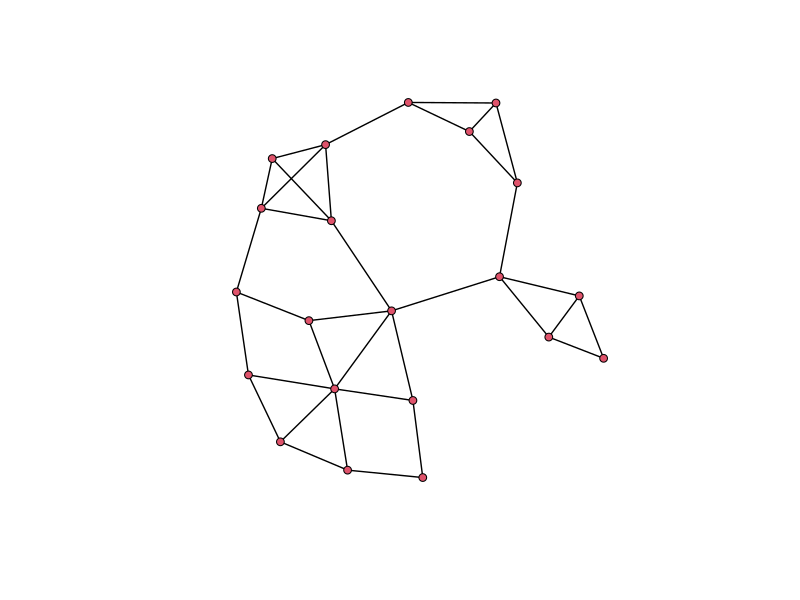

This figure's R source: (Note: this script raises an error after producing the figure.)

# example data from "On Clustering Using Random Walks" by Harel and Koren

library(network)
library(matrixcalc)

######################
####  Example 1   ####
######################

# load data 
test_graph1 <- read.csv("./examples/test_graph1.csv", stringsAsFactors = FALSE)

# create weighted graph
G1 <- network(test_graph1, matrix.type = "edgelist", directed = FALSE)
set.edge.attribute(G1, "weight", test_graph1$weight)

# view graph
plot(G1)

# apply edge sharpening algorithm
results <- sharpenEdgeWeights(G1, k = 3, steps = 4, plot = TRUE)

# find clusters using edge deletion method
new_G1 <- findClusters(results, method = "deletion", cutoff = 0.97, plot = TRUE)

# view graph clusters
plot(new_G1$graph)


######################
####  Example 2   ####
######################

# load data 
test_graph2 <- read.csv("./examples/test_graph2.csv", stringsAsFactors = FALSE)

# create weighted graph
G2 <- network(test_graph2, matrix.type = "edgelist", directed = FALSE)
set.edge.attribute(G2, "weight", test_graph2$weight)

# view graph
plot(G2)

# apply edge sharpening algorithm
results <- sharpenEdgeWeights(G2, plot = FALSE)

# find clusters using single linkage
results_1 <- findClusters(results, method = "single", plot = TRUE)

# find clusters using normalized edge sum
results_2 <- findClusters(results, method = "normalized", plot = TRUE)
